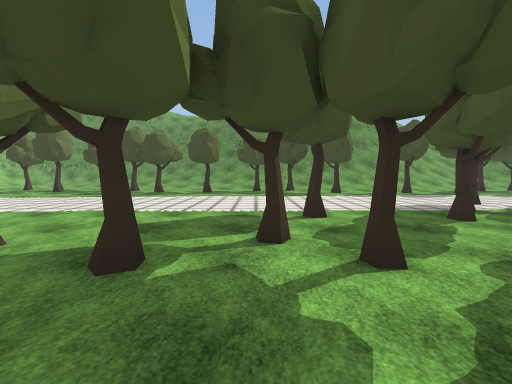
View 1 (above)

21 first-person views from a walk through a Unity game level. The camera is 1.5 m above the floor, tilts 4° down and sees 90° across. The floor is counted in squares, 2 m on a side. Each view is taken from the middle of a square. On the plan, view 1 faces up. The plan holds only what a view shows up to about 9 squares ahead; the rest is blank. The place goes on beyond the plan. Some animated figures are not drawn. Some surface patterns are stand-ins.

View 2
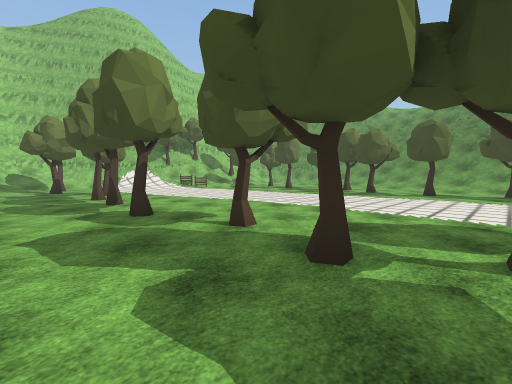

View 3
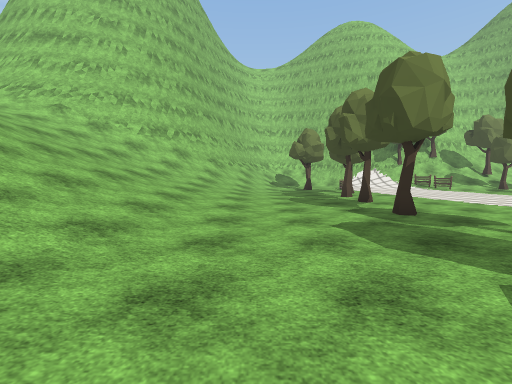

View 4
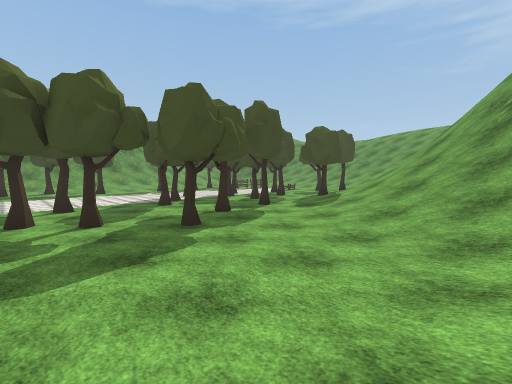

View 5
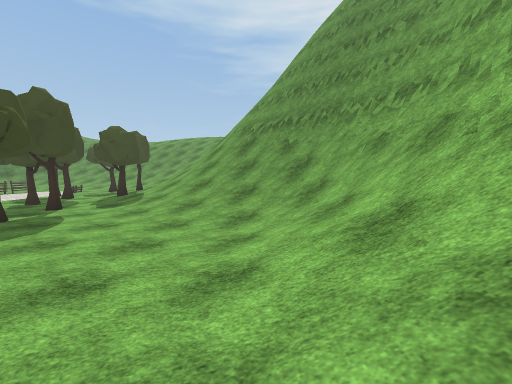

View 6
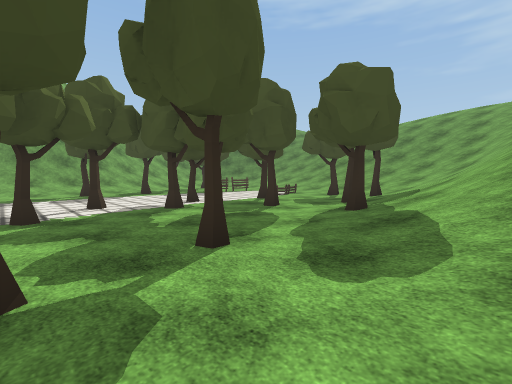

View 7
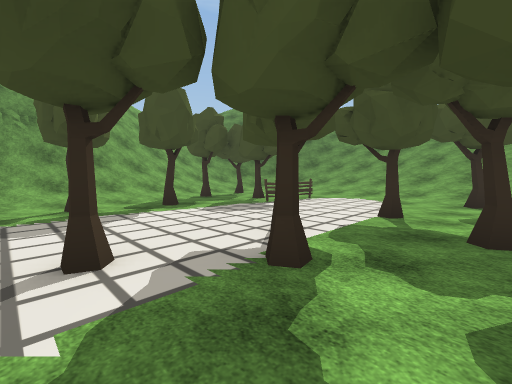

View 8
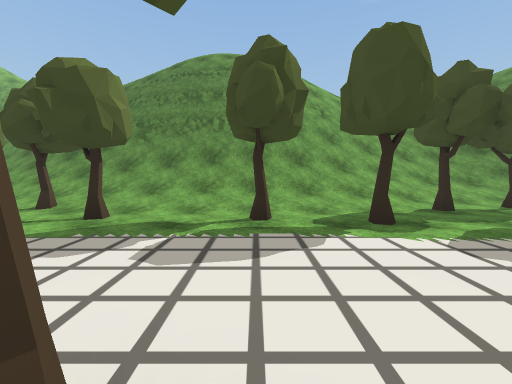

View 9
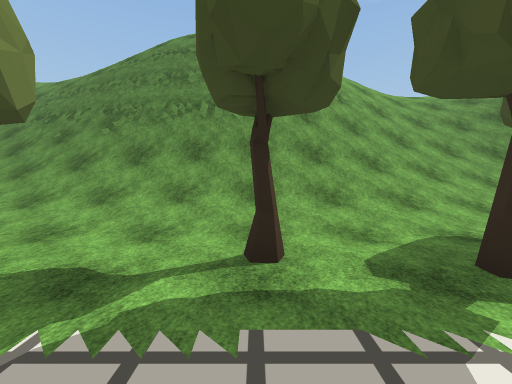

View 10
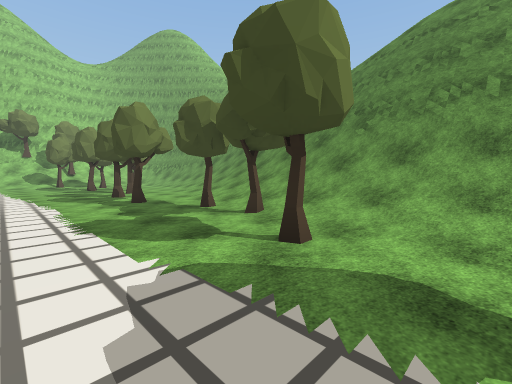

View 11
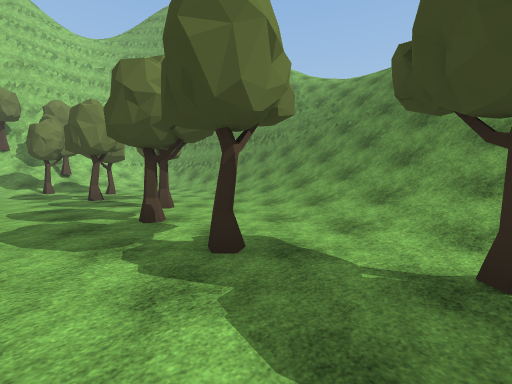

View 12
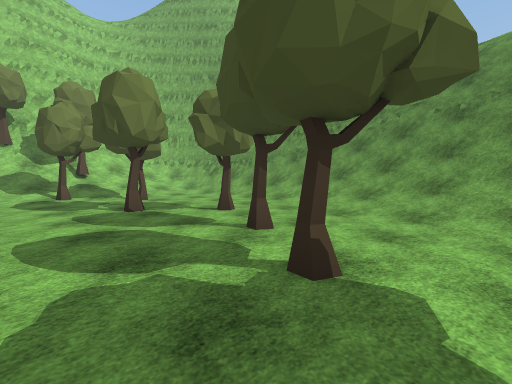

View 13
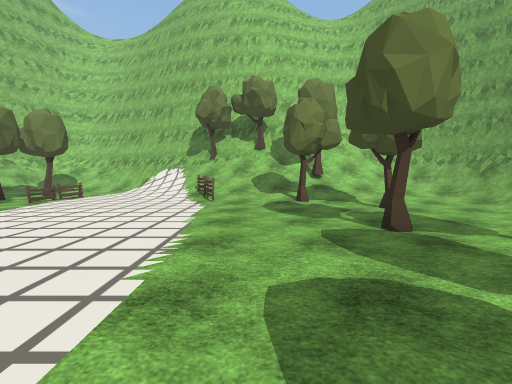

View 14
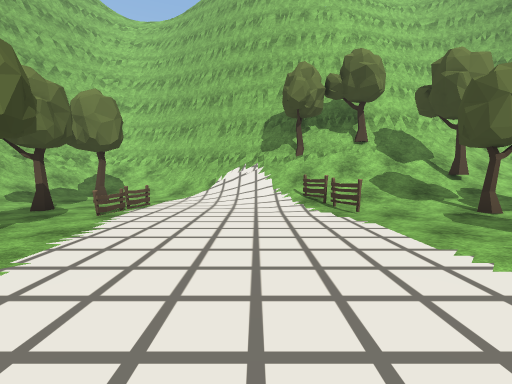

View 15
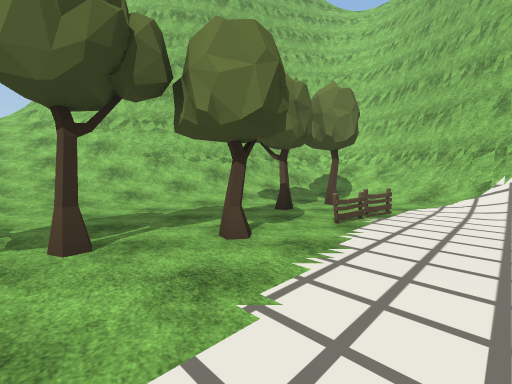

View 16
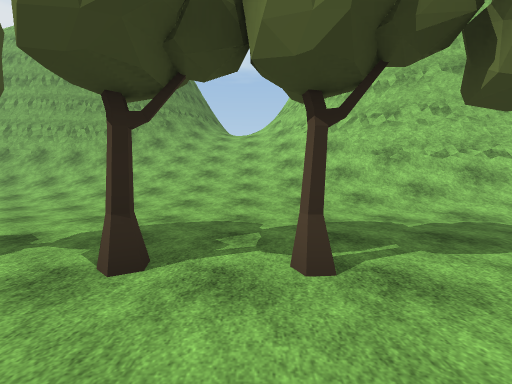

View 17
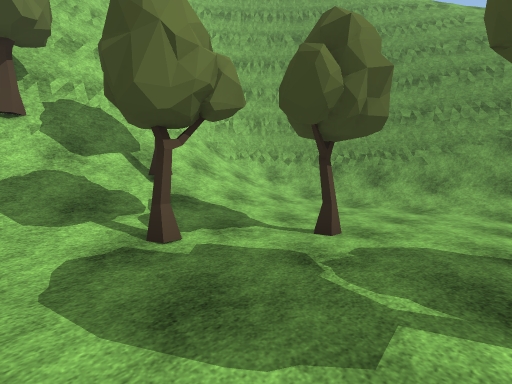

View 18
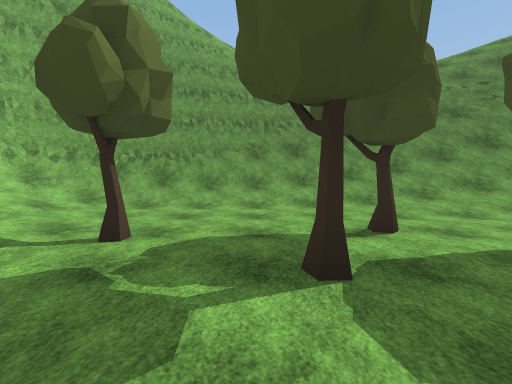

View 19
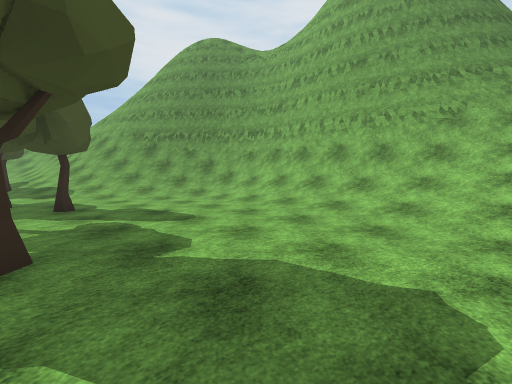

View 20
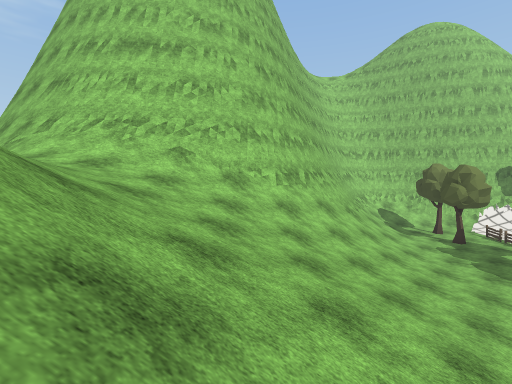

View 21
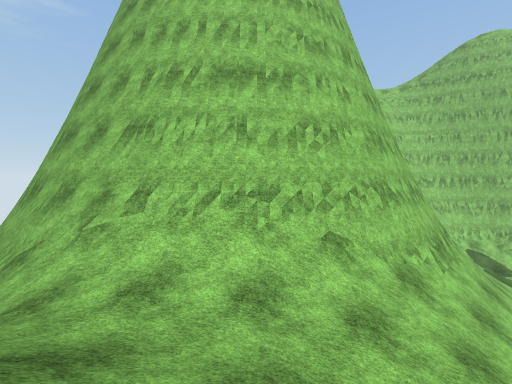

### Floor plan
Key: @ floor where view 1 was taken; # wall or solid block; . main floor; : floor 0.25 m higher than the main floor; + floor 0.5 m higher than the main floor; * floor 0.75 m higher than the main floor; % floor 5.25 m higher than the main floor; & floor 5.5 m higher than the main floor; / step, stairs or slope; = window, fence, low wall or low ledge; v drop or lower ground; T tree; F fence; O other object.
Columns run from 16 left of view 1 to 13 right of it. Each row starts with its distance up from view 1.
 18     #####  ///    ///
 17   ####=////////==vvvvv   /////
 16  ##=/////////////### v  //////
 15 ##///..://////////=#### //////
 14 ##//.......://///////=////////
 13 #///:........:+///////////////
 12 #=//:T...TTT....::+///////:.T
 11 ##/T:...T...T.T.T.T.......T.
 10 ##//T..............T..T.T..T
  9 ##//:.....................OO..
  8 ##//F.........................
  7 ##/F..........................
  6 ##/:.................T..T.. ..
  5 #//..............T..T..T..T.T:
  4 #/.................T...T.T...
  3 #..FF.T......T..T.........T:T/
  2 /.T.T...TT.T...T.T..T.T.T+++//
  1 /.................T....+//////
  0 ////............@.....////////
 -1 ##////::::...........//////
 -2  ###///++++::.......//////#
 -3   ###////*///+++++::////###
 -4     ##////////////////###
 -5      #///////////////###
 -6      ##////////#######
 -7       #//////###
 -8       ##////=##
 -9       ##/%//##
-10       ##/&/ #
-11       ##///
-12       #=/
-13       #/
-14       #

Where each view was taken, in squares from view 1:
view 1: 0 up, 0 right, facing up
view 2: 0 up, 0 right, facing up-left
view 3: 1 down, 0 right, facing left
view 4: 3 down, 0 right, facing up-right
view 5: 3 down, 1 left, facing right
view 6: 0 up, 4 right, facing up-right
view 7: 4 up, 5 right, facing up-right
view 8: 6 up, 6 right, facing up
view 9: 8 up, 6 right, facing up
view 10: 8 up, 5 right, facing up-left
view 11: 9 up, 0 right, facing up-left
view 12: 9 up, 3 left, facing up-left
view 13: 9 up, 5 left, facing left
view 14: 6 up, 7 left, facing left
view 15: 5 up, 8 left, facing down-left
view 16: 4 up, 8 left, facing down
view 17: 9 up, 9 left, facing up-left
view 18: 9 up, 9 left, facing up
view 19: 2 up, 4 left, facing down-right
view 20: 6 down, 3 left, facing left
view 21: 9 down, 5 left, facing left
